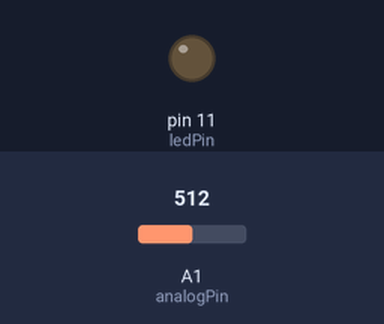
This sketch was run on a simulated Arduino Uno, built with avr-gcc and run on an emulated ATmega328P. On the bench: output pins drawn as LEDs (lit = HIGH). The test bench sets the inputs (shaded band); at power-on: A1 (analogPin) = 512.

Above: at 1.2 s.
1.3 s: A1 (analogPin) set to 716
At 2.3 s:
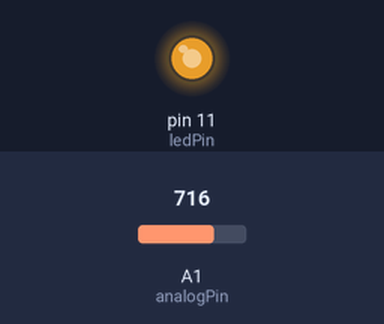
2.8 s: A1 (analogPin) set to 754
At 3.4 s:
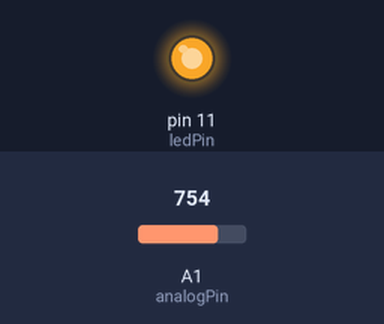
4.3 s: A1 (analogPin) set to 768
At 5.5 s:
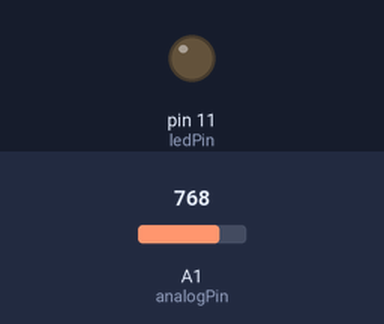
5.8 s: A1 (analogPin) set to 900
At 6.9 s:
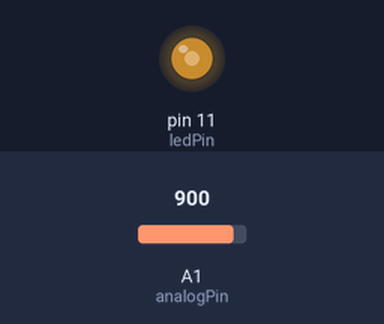
7.3 s: A1 (analogPin) set to 306
At 8.0 s:
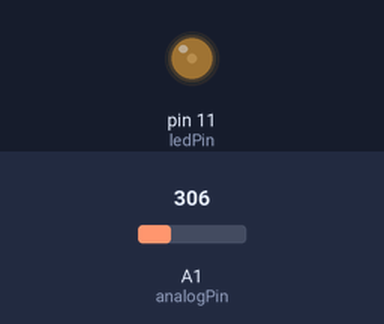
8.8 s: A1 (analogPin) set to 0
At 9.2 s:
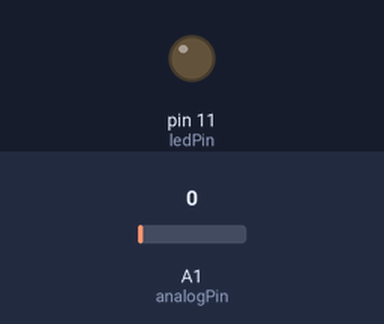
Timing chart, 0 to 11.3 s (numbered marks = the images above; inputs shaded):
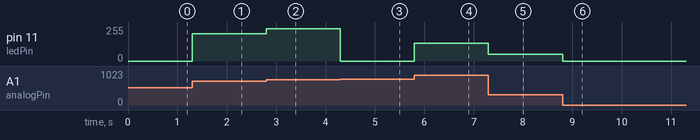

Measured:
- the behaviour switches between 767 and 768 on A1 (analogPin) (found by bisection; images 2 and 3)
- after the input at 1.3 s, pin 11 (ledPin): 0/255 → 204/255 at once
- after the input at 2.8 s, pin 11 (ledPin): 204/255 → 242/255 at once
- after the input at 4.3 s, pin 11 (ledPin): 242/255 → 0/255 at once
- after the input at 5.8 s, pin 11 (ledPin): 0/255 → 132/255 at once
- after the input at 7.3 s, pin 11 (ledPin): 132/255 → 50/255 at once
- after the input at 8.8 s, pin 11 (ledPin): 50/255 → 0/255 at once

The sketch:

ex3.ino
```cpp
int ledPin = 11;
int analogPin = A1;
int val = 0;

void setup() {
  pinMode(ledPin, OUTPUT);
}

void loop() {
  val = analogRead(analogPin);
  analogWrite(ledPin, val);
}
```
